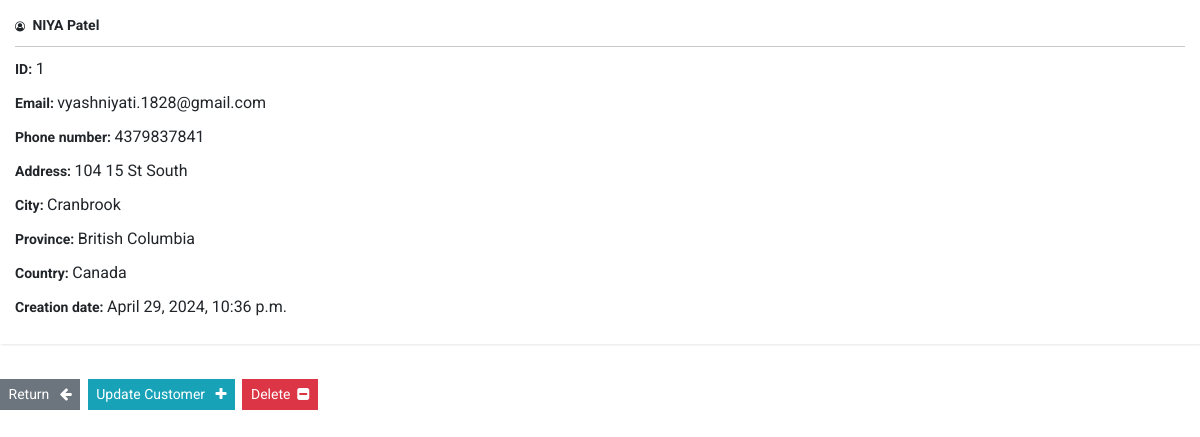
Page /customer/1 (signed in) on the committed database.
### myapp/models.py (models this page shows, shortened)
class Customer(models.Model):
  creation_date = models.DateTimeField(auto_now_add=True)
  first_name = models.CharField(max_length=100)
  last_name = models.CharField(max_length=100)
  email = models.CharField(max_length=255)
  phone = models.CharField(max_length=10)
  address = models.CharField(max_length=255)
  city = models.CharField(max_length=255)
  province = models.CharField(max_length=255)
  country = models.CharField(max_length=125)

### myapp/views.py (the view)
# urls.py: path('customer/<int:pk>', views.singular_customer, name="customer"),
@login_required(login_url='login')
def singular_customer(request, pk):
    all_customers = Customer.objects.get(id=pk)
    context = {'customer':all_customers}
    return render(request, 'myapp/view-customer.html', context=context)

### myapp/templates/myapp/view-customer.html (shortened to what this page needs)
{% extends 'myapp/base.html' %}
{% block content %}
    <div class="card">
        <div class="card-body">
            <i class="fa fa-user-circle-o" aria-hidden="true"></i> &nbsp;
            <strong>
                {{customer.last_name|upper}}
                {{customer.first_name}}
            </strong>
            <hr>
            <p> <strong> ID: </strong> {{customer.id}} </p>
            <p> <strong> Email: </strong> {{customer.email}} </p>
            <p> <strong> Phone number: </strong> {{customer.phone}} </p>
            <p> <strong> Address: </strong> {{customer.address}} </p>
            <p> <strong> City: </strong> {{customer.city}} </p>
            <p> <strong> Province: </strong> {{customer.province}} </p>
            <p> <strong> Country: </strong> {{customer.country}} </p>
            <p> <strong> Creation date: </strong> {{customer.creation_date}} </p>
        </div>
    </div>
    <br>
    <a href="{% url 'index' %}" class="btn btn-secondary"> Return &nbsp; <i class="fa fa-arrow-left" aria-hidden="true"></i> </a>
    <a href="{% url 'update-customer' customer.id %}" class="btn btn-info"> Update Customer &nbsp; <i class="fa fa-plus" aria-hidden="true"></i> </a>
    <a href="{% url 'delete-customer' customer.id %}" class="btn btn-danger"> Delete &nbsp;<i class="fa fa-minus-square" aria-hidden="true"></i> </a>
{% endblock %}

### static/css/custom.css (style rules this page uses)
button, p { font-size: 16px !important; }
span, a, strong { font-size: 14px !important; }

### rows in the picture
Customer: last_name "NIYA", first_name "Patel", id "1", email "vyashniyati.1828@gmail.com", phone "4379837841", address "104 15 St South", city "Cranbrook", province "British Columbia", country "Canada", creation_date "April 29, 2024, 10:36 p.m."
